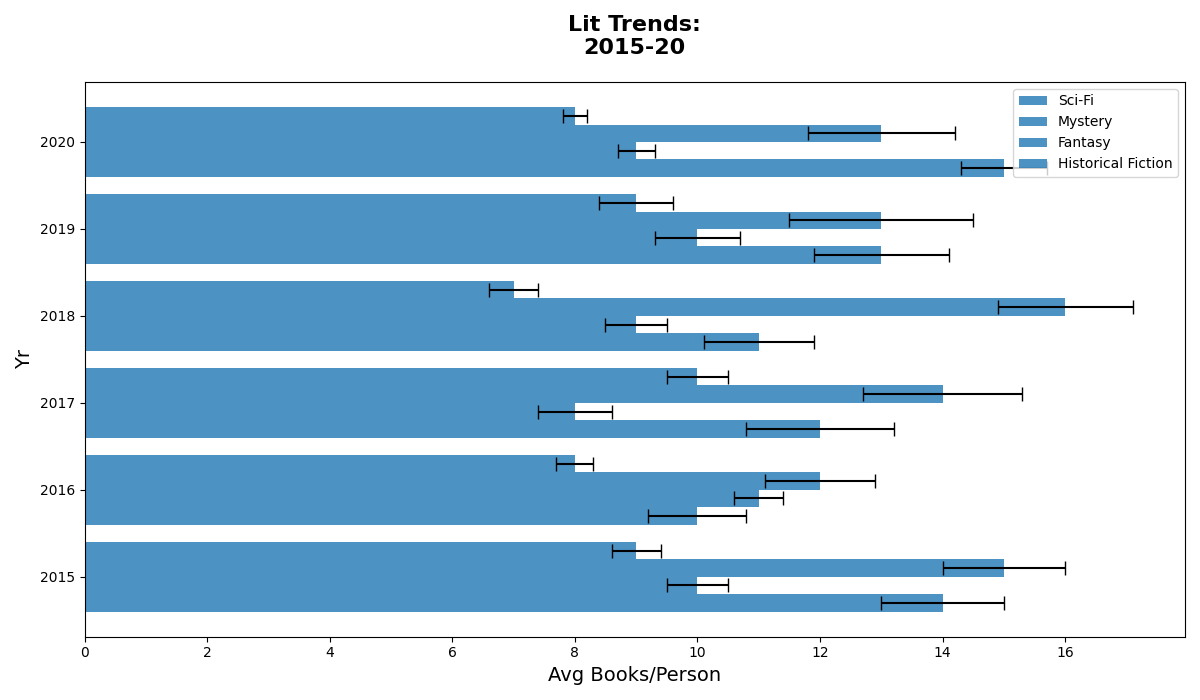

Reproduce this figure in Python.
import matplotlib.pyplot as plt
import numpy as np

years = np.array([2015, 2016, 2017, 2018, 2019, 2020])

sci_fi = np.array([14, 10, 12, 11, 13, 15])
mystery = np.array([10, 11, 8, 9, 10, 9])
fantasy = np.array([15, 12, 14, 16, 13, 13])
historical_fiction = np.array([9, 8, 10, 7, 9, 8])

errors = {
    "Sci-Fi": np.array([1, 0.8, 1.2, 0.9, 1.1, 0.7]),
    "Mystery": np.array([0.5, 0.4, 0.6, 0.5, 0.7, 0.3]),
    "Fantasy": np.array([1, 0.9, 1.3, 1.1, 1.5, 1.2]),
    "Historical Fiction": np.array([0.4, 0.3, 0.5, 0.4, 0.6, 0.2]),
}

single_color = '#1f77b4'  # Using a single color for all data series

fig, ax = plt.subplots(figsize=(12, 7))

# Create horizontal bar chart
ax.barh(years - 0.3, sci_fi, color=single_color, xerr=errors["Sci-Fi"], label="Sci-Fi", height=0.2, capsize=5, alpha=0.8)
ax.barh(years - 0.1, mystery, color=single_color, xerr=errors["Mystery"], label="Mystery", height=0.2, capsize=5, alpha=0.8)
ax.barh(years + 0.1, fantasy, color=single_color, xerr=errors["Fantasy"], label="Fantasy", height=0.2, capsize=5, alpha=0.8)
ax.barh(years + 0.3, historical_fiction, color=single_color, xerr=errors["Historical Fiction"], label="Historical Fiction", height=0.2, capsize=5, alpha=0.8)

ax.set_title("Lit Trends:\n2015-20", fontsize=16, fontweight='bold', pad=20)
ax.set_xlabel("Avg Books/Person", fontsize=14)  # Switched x-label to Avg Books/Person because the bars are horizontal
ax.set_ylabel("Yr", fontsize=14)
ax.set_yticks(years)
ax.set_yticklabels(years)
ax.legend()
plt.tight_layout()
plt.show()
